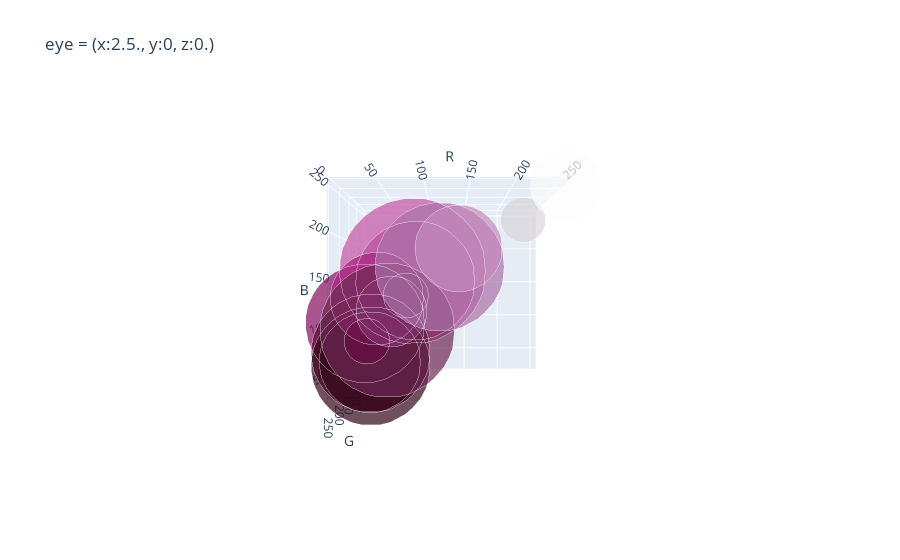
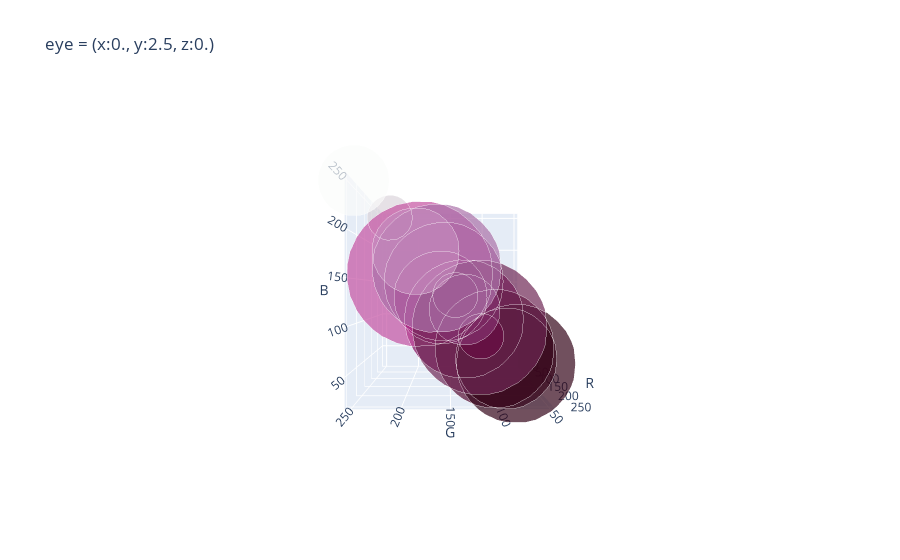
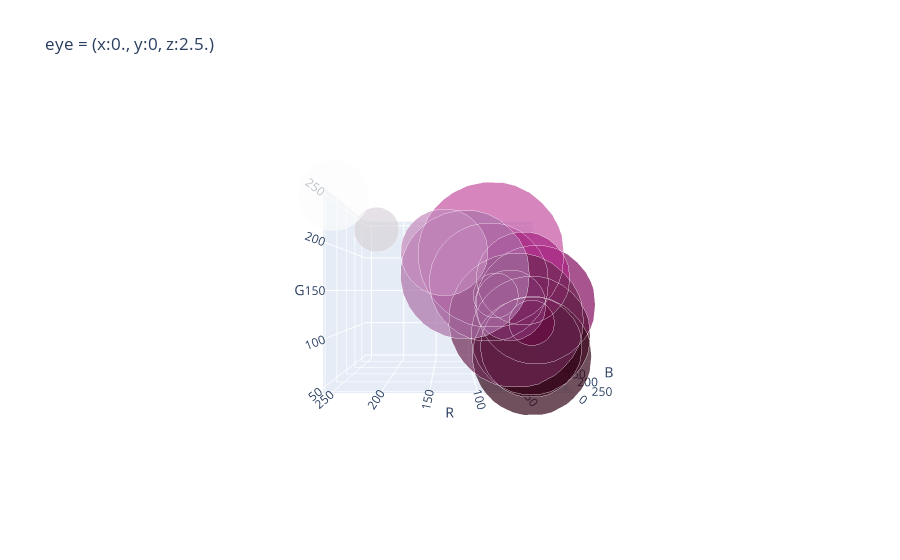

Notebook cell for these charts, in order:
### Markdown cell above
View RGB clusters.

### Code cell
fig = plot_rgb_distribution(rgb_props, "Cercis RGB distribution")
camera = dict(eye=dict(x=2.5, y=0, z=0))  # rotate to x axis
fig.update_layout(scene_camera=camera, title='eye = (x:2.5., y:0, z:0.)')
fig.show()
# fig.write_image(join(output_directory, title + '.rgb.x.png'))
camera = dict(eye=dict(x=0, y=2.5, z=0))  # rotate to y axis
fig.update_layout(scene_camera=camera, title='eye = (x:0., y:2.5, z:0.)')
fig.show()
# fig.write_image(join(output_directory, title + '.rgb.y.png'))
camera = dict(eye=dict(x=0, y=0, z=2.5))  # rotate to z axis
fig.update_layout(scene_camera=camera, title='eye = (x:0., y:0, z:2.5.)')
fig.show()

### Figure 1 — Plotly figure (JSON) as saved in the notebook; plotly's stock layout.template omitted (floating-point values rounded to 4 significant figures)
{"data": [{"marker": {"color": ["rgb(132, 13, 95)", "rgb(162, 82, 151)", "rgb(218, 211, 218)", "rgb(196, 81, 162)", "rgb(85, 12, 49)", "rgb(66, 8, 33)", "rgb(144, 70, 131)", "rgb(51, 6, 25)", "rgb(167, 35, 128)", "rgb(110, 39, 84)", "rgb(104, 12, 67)", "rgb(131, 49, 110)", "rgb(250, 251, 250)", "rgb(171, 113, 168)", "rgb(196, 137, 188)"], "size": [82.38, 82.38, 31.19, 101.0, 82.38, 70.11, 31.19, 82.38, 64.52, 93.31, 31.46, 49.05, 49.05, 89.31, 60.25]}, "mode": "markers", "type": "scatter3d", "x": [132, 162, 218, 196, 85, 66, 144, 51, 167, 110, 104, 131, 250, 171, 196], "y": [13, 82, 211, 81, 12, 8, 70, 6, 35, 39, 12, 49, 251, 113, 137], "z": [95, 151, 218, 162, 49, 33, 131, 25, 128, 84, 67, 110, 250, 168, 188]}], "layout": {"scene": {"camera": {"eye": {"x": 2.5, "y": 0, "z": 0}}, "xaxis": {"title": {"text": "G"}}, "yaxis": {"title": {"text": "R"}}, "zaxis": {"title": {"text": "B"}}}, "title": {"text": "eye = (x:2.5., y:0, z:0.)"}}}

### Figure 2 — Plotly figure (JSON) as saved in the notebook; plotly's stock layout.template omitted (floating-point values rounded to 4 significant figures)
{"data": [{"marker": {"color": ["rgb(132, 13, 95)", "rgb(162, 82, 151)", "rgb(218, 211, 218)", "rgb(196, 81, 162)", "rgb(85, 12, 49)", "rgb(66, 8, 33)", "rgb(144, 70, 131)", "rgb(51, 6, 25)", "rgb(167, 35, 128)", "rgb(110, 39, 84)", "rgb(104, 12, 67)", "rgb(131, 49, 110)", "rgb(250, 251, 250)", "rgb(171, 113, 168)", "rgb(196, 137, 188)"], "size": [82.38, 82.38, 31.19, 101.0, 82.38, 70.11, 31.19, 82.38, 64.52, 93.31, 31.46, 49.05, 49.05, 89.31, 60.25]}, "mode": "markers", "type": "scatter3d", "x": [132, 162, 218, 196, 85, 66, 144, 51, 167, 110, 104, 131, 250, 171, 196], "y": [13, 82, 211, 81, 12, 8, 70, 6, 35, 39, 12, 49, 251, 113, 137], "z": [95, 151, 218, 162, 49, 33, 131, 25, 128, 84, 67, 110, 250, 168, 188]}], "layout": {"scene": {"camera": {"eye": {"x": 0, "y": 2.5, "z": 0}}, "xaxis": {"title": {"text": "G"}}, "yaxis": {"title": {"text": "R"}}, "zaxis": {"title": {"text": "B"}}}, "title": {"text": "eye = (x:0., y:2.5, z:0.)"}}}

### Figure 3 — Plotly figure (JSON) as saved in the notebook; plotly's stock layout.template omitted (floating-point values rounded to 4 significant figures)
{"data": [{"marker": {"color": ["rgb(132, 13, 95)", "rgb(162, 82, 151)", "rgb(218, 211, 218)", "rgb(196, 81, 162)", "rgb(85, 12, 49)", "rgb(66, 8, 33)", "rgb(144, 70, 131)", "rgb(51, 6, 25)", "rgb(167, 35, 128)", "rgb(110, 39, 84)", "rgb(104, 12, 67)", "rgb(131, 49, 110)", "rgb(250, 251, 250)", "rgb(171, 113, 168)", "rgb(196, 137, 188)"], "size": [82.38, 82.38, 31.19, 101.0, 82.38, 70.11, 31.19, 82.38, 64.52, 93.31, 31.46, 49.05, 49.05, 89.31, 60.25]}, "mode": "markers", "type": "scatter3d", "x": [132, 162, 218, 196, 85, 66, 144, 51, 167, 110, 104, 131, 250, 171, 196], "y": [13, 82, 211, 81, 12, 8, 70, 6, 35, 39, 12, 49, 251, 113, 137], "z": [95, 151, 218, 162, 49, 33, 131, 25, 128, 84, 67, 110, 250, 168, 188]}], "layout": {"scene": {"camera": {"eye": {"x": 0, "y": 0, "z": 2.5}}, "xaxis": {"title": {"text": "G"}}, "yaxis": {"title": {"text": "R"}}, "zaxis": {"title": {"text": "B"}}}, "title": {"text": "eye = (x:0., y:0, z:2.5.)"}}}
